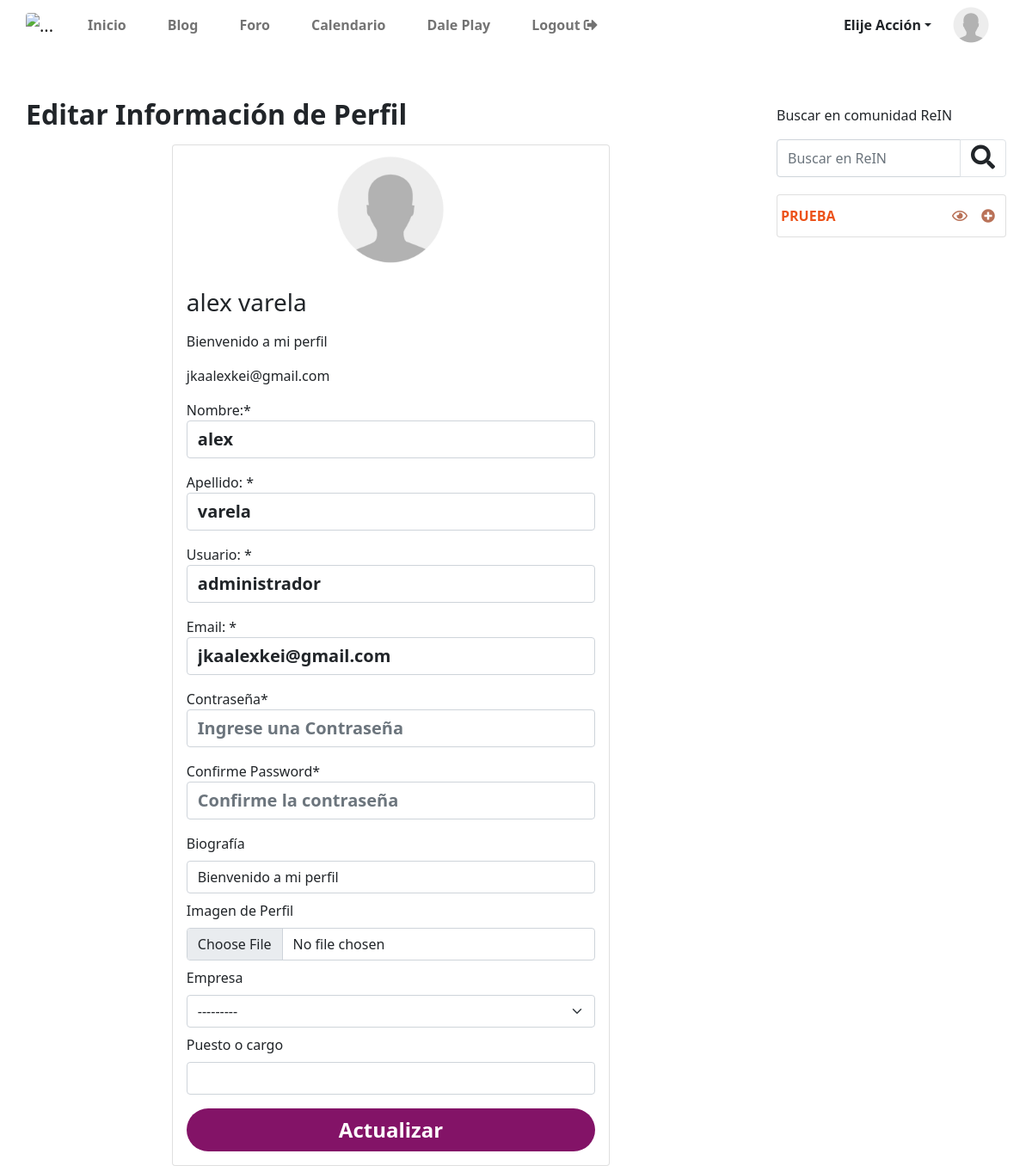
The page /apprein/editarperfil/ (signed in) on the database as committed earlier.
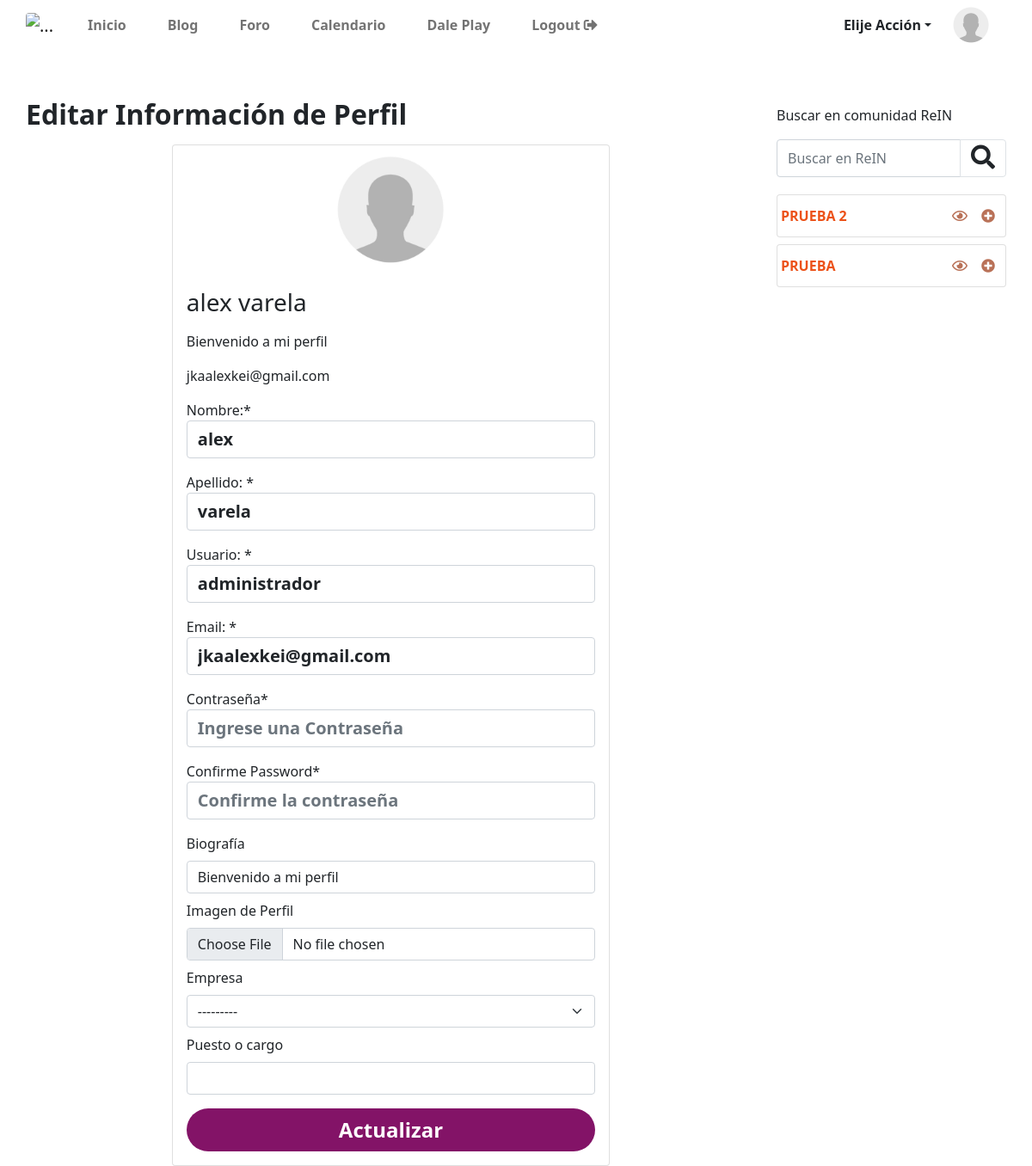
The same page on the database as committed later.
### appcategorias/models.py (models this page shows, shortened)
class categorias(models.Model):
    nombre=models.CharField(max_length=50)
    created=models.DateTimeField(auto_now_add=True)
    updated=models.DateTimeField(auto_now_add=True)
    class Meta:
        verbose_name='categoria'
        verbose_name_plural='categorias'
        ordering = ['-created']

### apprein/views.py (the view)
# urls.py: path('editarperfil/',views.editarperfil,name='editarperfil'),
def editarperfil(request):
     if request.method == 'POST':
          formuser = crearcuentaform(request.POST, instance=request.user)
          formperfil = actualizarperfilform(request.POST, request.FILES, instance=request.user.perfil)
          if formuser.is_valid() and formperfil.is_valid():
               formuser.save()
               formperfil.save()
               return redirect('home')
     else:
          formuser = crearcuentaform(instance = request.user)
          formperfil = actualizarperfilform()
     contexto = {
          'formuser': formuser,
          'formperfil':formperfil,
     }
     return render(request,'apprein/editarperfil.html',contexto)

### reindev/forms.py
class crearcuentaform(UserCreationForm):
    first_name=forms.CharField(label='Nombre:',widget=forms.TextInput(attrs={'class':'form-control fs-5 fw-bolder mb-3','placeholder':'Ingrese un nombre'}))
    last_name=forms.CharField(label='Apellido: ',widget=forms.TextInput(attrs={'class':'form-control fs-5 fw-bolder mb-3','placeholder':'Ingrese un apellido'}))
    email = forms.EmailField(label='Email: ',widget=forms.EmailInput(attrs={'class':'form-control fs-5 fw-bolder mb-3','placeholder':'Ingrese un email'}))
    username=forms.CharField(label='Usuario: ',widget=forms.TextInput(attrs={'class':'form-control fs-5 fw-bolder mb-3','placeholder':'Ingrese un Usuario'}))
    password1 = forms.CharField(label='Contraseña',widget=forms.PasswordInput(attrs={'class':'form-control fs-5 fw-bolder mb-3','placeholder':'Ingrese una Contraseña'}))
    password2 = forms.CharField(label='Confirme Password',widget=forms.PasswordInput(attrs={'class':'form-control fs-5 fw-bolder mb-3','placeholder':'Confirme la contraseña'}))
    class Meta:
        model= User
        fields=['first_name','last_name','username','email','password1','password2']
        help_texts = {k:'' for k in fields}

### apprein/templates/apprein/editarperfil.html (shortened to what this page needs)
{% extends "apprein/plantilla.html" %}
{% load humanize %}
{% load static %}
{% load crispy_forms_tags %}
{% load widget_tweaks %}
{% block content %}
<div class="row">
    <div class="col-12">
        <p class="h2 mb-2 fw-bold py-2">Editar Información de Perfil</p>
    </div>
    <div class="col-12 d-flex justify-content-center">
      <div class="card" style="width: 60%;">
        <img src="{{ request.user.perfil.imagenperfil.url }}" class="rounded-circle m-auto" alt="..." width="150" title="{{ request.user.username }}">
        <div class="card-body">
              <h3 class="card-text">{{ request.user.first_name}}&nbsp;{{request.user.last_name}}</h3>
              <p class="card-text">{{ request.user.perfil.biografia }}</p>
              <p class="card-text">{{ request.user.email }}</p>
              <form action="" method="post" enctype="multipart/form-data">
                {{formuser | crispy }}
                <label for="" class="mb-2">Biografía</label>
                {% render_field formperfil.biografia class="form-control" %}
                <label for="" class="my-2">Imagen de Perfil</label>
                {% render_field formperfil.imagenperfil class="form-control" %}
                <label for="" class="my-2">Empresa</label>
                {% render_field formperfil.nombreempesauser class="form-select" %}
                <label for="" class="my-2">Puesto o cargo</label>
                {% render_field formperfil.puesto_cargo class="form-control" %}
                <button type="submit" class="btn text-white categoria w-100 rounded-pill fs-4 fw-bolder mt-3">Actualizar</button>
              </form>
        </div>
      </div>
    </div>
</div>
{% endblock  %}

### apprein/templates/apprein/snipets/apprein/sidebar.html (shortened to what this page needs)
<div class="col-12 col-lg-3">
    <p class="mt-3">Buscar en comunidad ReIN</p>
    <form action="/apprein/buscador/" method="get" class="d-flex">
        <div class="input-group mb-3">
          <input type="text" name="buscar" class="form-control" value="{{valor}}"  placeholder="Buscar en ReIN" aria-label="Recipient's username" aria-describedby="button-addon2" required>
          <button class="btn btn-outline-light border" type="submit" id="button-addon2"><i class="fas fa-search fs-3 text-dark"></i></button>
        </div>
      </form>
    {% if categorias %}
        {% for cat in categorias  %}
        <ul class="list-group">
            <li class="list-group-item d-flex my-1 justify-content-between p-1 ">
                <div class="d-flex">
                    <a href="{% url 'resultadosporcategoria' cat.id %}" class=" text-uppercase enlace m-auto fw-bold">{{cat.nombre}}</a>
                </div>
                {% if user.is_authenticated %}
                    {% if user.username == 'administrador' %}
                        <div class="d-flex justify-content-center align-items-center">
                            <a class="bg-subcategoria text-decoration-none text-end p-2 fs-6" onclick="abrirmodalcrearsubcategorias('{% url 'crearsubcategorias' %}')" role="button" data-toggle="tooltip" data-placement="top" title="Ver Categoria"><i class="far fa-eye"></i></a>
                            <a class="bg-subcategoria text-decoration-none text-end p-2 fs-6" onclick="abrirmodalcrearsubcategorias('{% url 'crearsubcategorias' %}')" role="button" data-toggle="tooltip" data-placement="top" title="Agregar Subcategorias"><i class="fas fa-plus-circle"></i></a>
                        </div>
                    {% endif %}
                {% endif %}
            </li>
        </ul>
        {% endfor %}
    {% endif %}
    </div>
  </div>

Rows that differ between the two databases and show on the page:
added categorias: nombre "PRUEBA 2"
